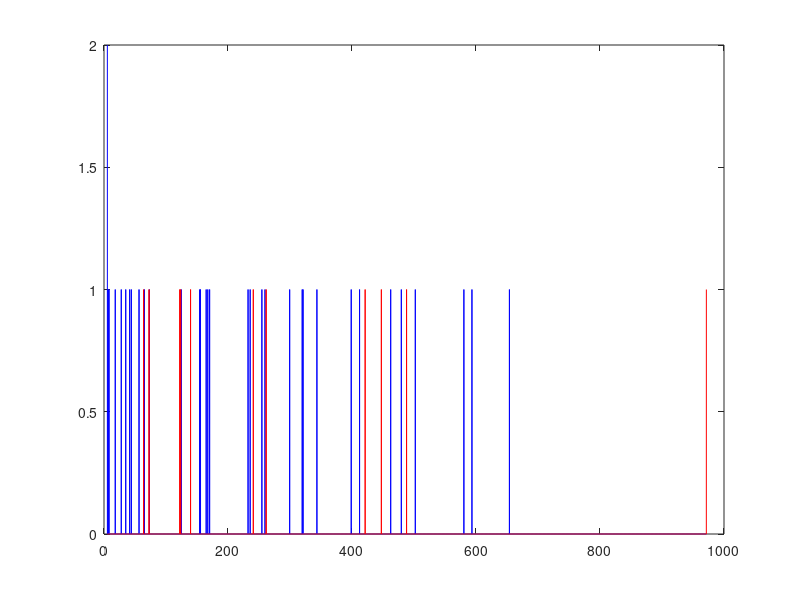

The MATLAB source for this figure:
vote = load('voting-yi-shan.txt');
load Metric;
simMetric = Metric(vote == 1);
notSimMetric = Metric(vote == 2);

close all;
ax = 5.4 : 0.05 : max(Metric);
simHist = hist(simMetric, ax);
notSimHist = hist(notSimMetric, ax);
plot(ax, simHist, 'b-');
hold on 
plot(ax, notSimHist, 'r-');